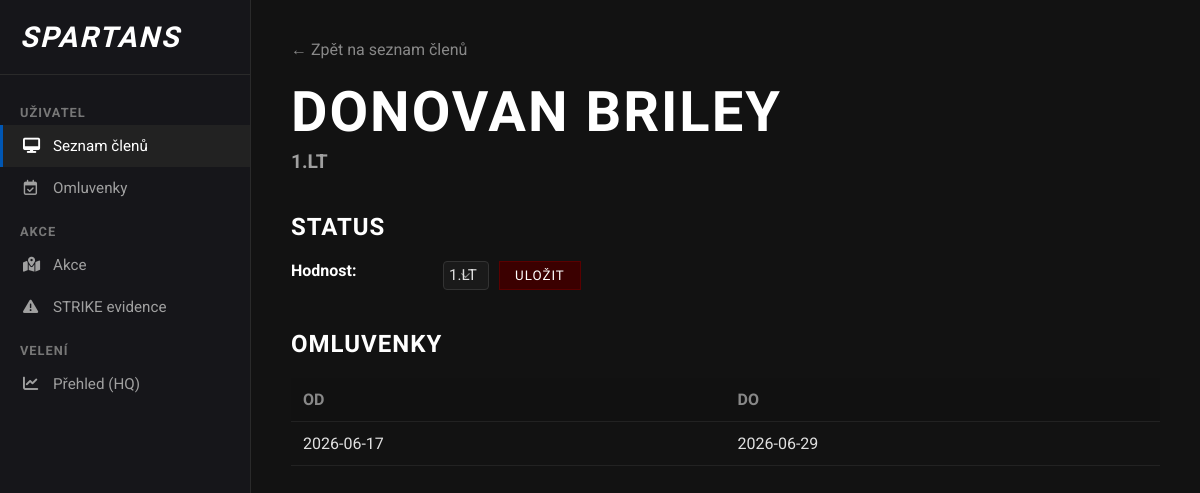
Page /profil/2 on the earlier database version.
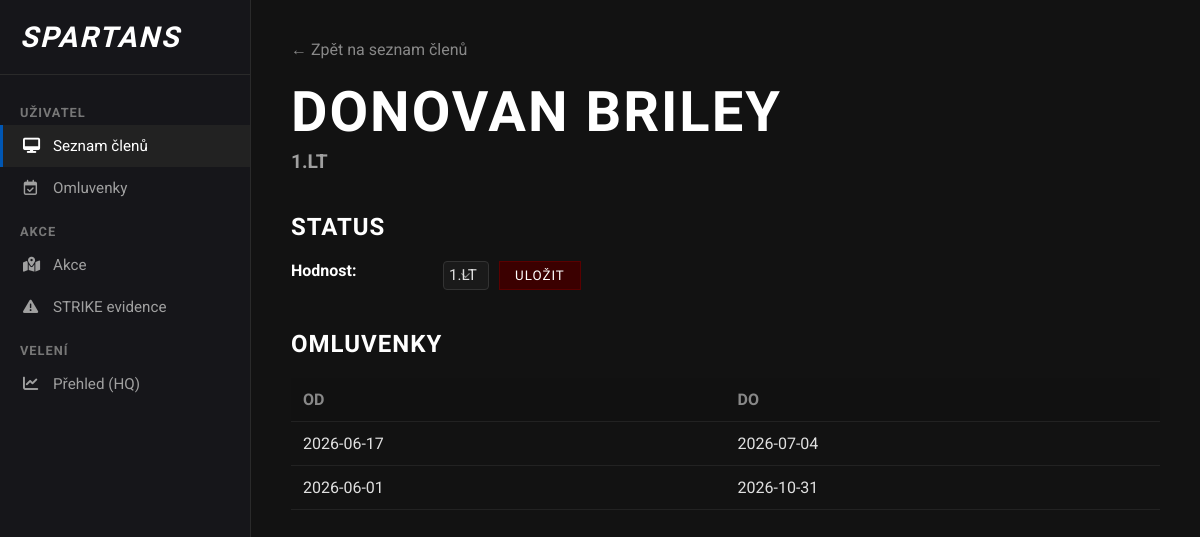
Same page on the later database version.
### app.py (models this page shows)
class Omluvenka(db.Model):
    id = db.Column(db.Integer, primary_key=True)
    datum_od = db.Column(db.Date, nullable=False)
    datum_do = db.Column(db.Date, nullable=False)
    clen_id = db.Column(db.Integer, db.ForeignKey('clen.id'), nullable=False)
    clen = db.relationship('Clen', backref='vsechny_omluvenky')

### app.py (the view)
@app.route('/profil/<int:id>')
def profil(id):
    vybrany_clen = Clen.query.get_or_404(id)
    omluvenky_clena = Omluvenka.query.filter_by(clen_id=id).all()
    hodnosti_z_db = Hodnost.query.all()
    return render_template('profil.html', clen=vybrany_clen, omluvenky=omluvenky_clena, hodnosti=hodnosti_z_db)

### templates/profil.html (shortened to what this page needs)
<!DOCTYPE html>
<html lang="cs">
<head>
    <link rel="stylesheet" href="https://cdnjs.cloudflare.com/ajax/libs/font-awesome/6.4.0/css/all.min.css">
    <link rel="stylesheet" href="{{ url_for('static', filename='profil.css') }}">
</head>
<body>
    <div class="sidebar">
      <div class="sidebar-brand">
        <i> SPARTANS</i>
      </div>
      <div class="sidebar-category">Uživatel</div>
      <div class="sidebar-nav">
        <a href="/" class="active"
          ><i class="fa-solid fa-desktop"></i> Seznam členů</a
        >
        <a href="/omluvenky"
          ><i class="fa-regular fa-calendar-check"></i> Omluvenky</a
        >
      </div>
      <div class="sidebar-category">Akce</div>
      <div class="sidebar-nav">
        <a href="/akce"><i class="fa-solid fa-map-location-dot"></i> Akce </a>
        <a href="/strike"><i class="fa-solid fa-triangle-exclamation"></i> STRIKE evidence</a>
      </div>
      <div class="sidebar-category">Velení</div>
      <div class="sidebar-nav">
          <a href="/dashboard"><i class="fa-solid fa-chart-line"></i> Přehled (HQ)</a>
      </div>
    </div>
    <div class="main-content">
        <a href="/" style="color: #888; text-decoration: none; margin-bottom: 20px; display: inline-block;">← Zpět na seznam členů</a>
        <div class="container">
            <div class="left-column">
                <h1>{{ clen.jmeno }}</h1>
                <div class="subtitle">{{ clen.hodnost.nazev }}</div>
                <h2>Status</h2>
                <div style="display: grid; grid-template-columns: 140px 1fr; gap: 12px; margin-bottom: 30px;">
                    <div style="font-weight: bold; color: #fff;">Hodnost:</div>
                    <div>
                        <form action="/zmenit_hodnost/{{ clen.id }}" method="POST" style="display: flex; gap: 10px; margin: 0;">
                            <select name="hodnost" style="padding: 5px;">
                                {% for h in hodnosti %}
                                    <option value="{{ h.id }}" {% if clen.hodnost_id == h.id %}selected{% endif %}>{{ h.nazev }}</option>
                                {% endfor %}
                            </select>
                            <button type="submit" style="padding: 5px 15px;">Uložit</button>
                        </form>
                    </div>
                </div>
                <h2>Omluvenky</h2>
                <table>
                    <tr>
                        <th>Od</th>
                        <th>Do</th>
                    </tr>
                    {% for omluvenka in omluvenky %}
                    <tr>
                        <td>{{ omluvenka.datum_od }}</td>
                        <td>{{ omluvenka.datum_do }}</td>
                    </tr>
                    {% else %}
                    <tr>
                        <td colspan="2" style="color: #555; font-style: italic;">Žádné aktivní omluvenky.</td>
                    </tr>
                    {% endfor %}
                </table>
            </div>
        </div>
    </div>
</body>
</html>

Differences in the rows shown:
removed Omluvenka: datum_od "2026-06-17", datum_do "2026-06-29"
added Omluvenka: datum_od "2026-06-17", datum_do "2026-07-04"
added Omluvenka: datum_od "2026-06-01", datum_do "2026-10-31"
